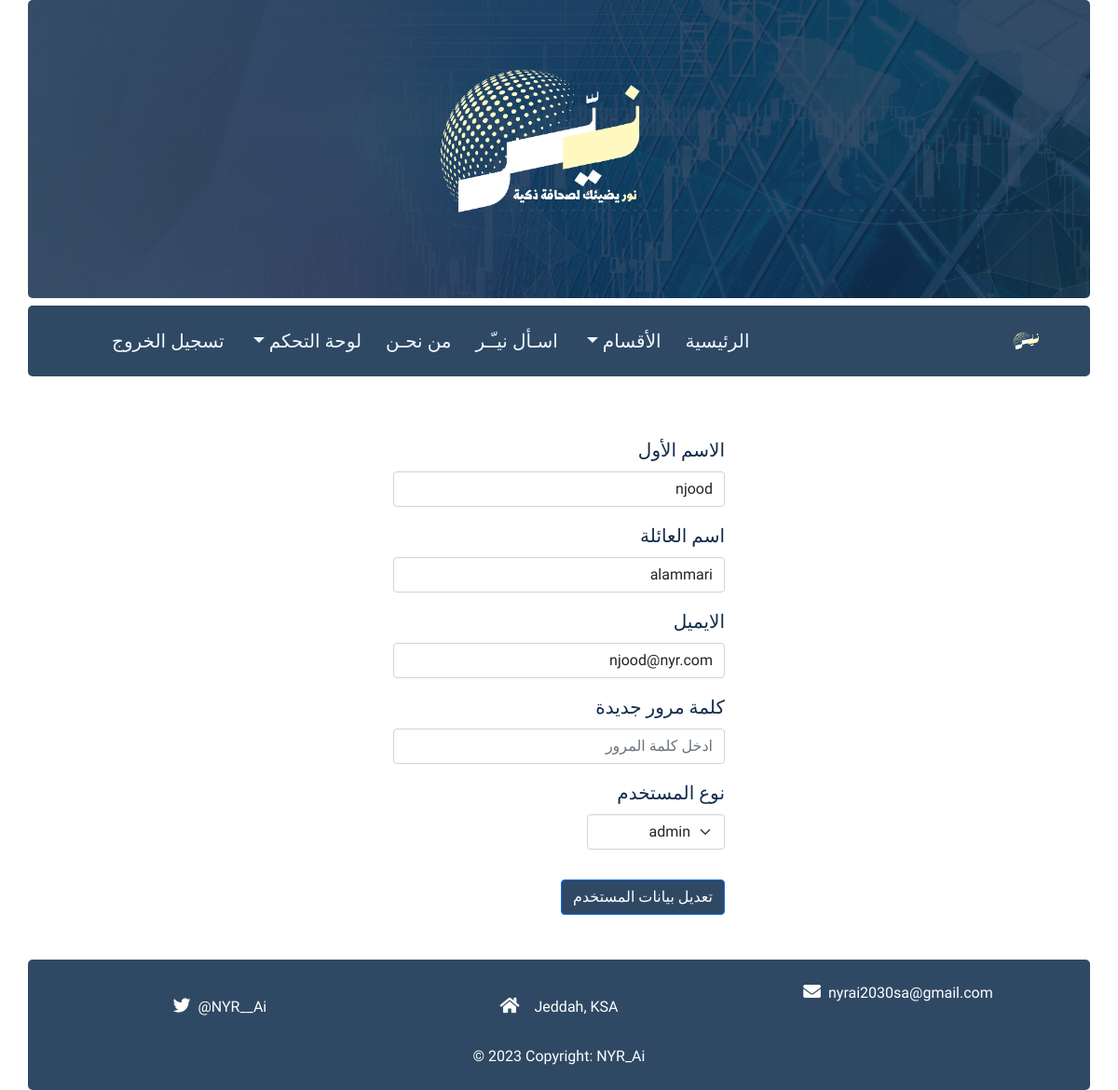
The page /users/update/1 (signed in) on the database its author committed.
### app/models.py (models this page shows)
class User(db.Model):
    __tablename__ = 'user'
    id          = db.Column(db.Integer, primary_key=True)
    first_name  = db.Column(db.String(30), nullable=False)
    last_name   = db.Column(db.String(30), nullable=False)
    email       = db.Column(db.String(255), unique=True, nullable=False)
    password    = db.Column(db.String(255), nullable=False)
    role_id     = db.Column(db.Integer, db.ForeignKey('role.id'), nullable=False)
    is_active   = db.Column(db.Boolean, default=False)
    articles    = db.relationship('Article', backref='author', lazy=True)
    comments    = db.relationship('Comment', backref='user', lazy=True)

class Role(db.Model):
    __tablename__ = 'role'
    id        = db.Column(db.Integer, primary_key=True)
    title     = db.Column(db.String(50), nullable=False, default="user", unique=True)
    users     = db.relationship('User', backref='role', lazy=True)

### app/admin_routes.py (the view, shortened to what this page needs)
@app.route("/users/update/<user_id>", methods=['GET','POST'])
def update_user(user_id):
    roles = Role.query.all()
    user = User.query.get_or_404(user_id)
    if not 'user' in session or session.get('user')['role'] != 'admin':
        return redirect(url_for("index"))
    return render_template("admin/update_user.html", user=user,roles=roles)

### app/admin_routes.py (called while the page is built)
def get_categories():
    categories = Category.query.all()
    return categories

@app.context_processor
def inject_categories():
    return dict(get_categories=get_categories)

### app/templates/admin/update_user.html (shortened to what this page needs)
{% extends "base.html"%}
{% block content %}
<div class="container mt-5 mb-5">
    <div class="row d-flex justify-content-center">
        <div class="col-10 col-sm-10 col-md-8 col-lg-6 col-xl-4">
            <form action="{{url_for("update_user",user_id=user.id)}}" class="login-form" method="post">
                <div class="mb-3 mt-3">
                  <label for="first_name" class="form-label">الاسم الأول</label>
                  <input type="text" class="form-control" value="{% if user.first_name %}{{user.first_name}}{% endif %}" placeholder="ادخل اسمك" name="first_name">
                </div>
                <div class="mb-3 mt-3">
                  <label for="last_name" class="form-label">اسم العائلة</label>
                  <input type="text" class="form-control" value="{% if user.last_name %}{{user.last_name}}{% endif %}" placeholder="ادخل اسم العائلة" name="last_name">
                </div>
                <div class="mb-3 mt-3">
                  <label for="email" class="form-label">الايميل</label>
                  <input type="email" class="form-control" value="{% if user.email %}{{user.email}}{% endif %}" placeholder="ادخل بريدك الالكتروني" name="email">
                </div>
                <div class=" mt-3 mb-3">
                  <label for="pwd" class="form-label">كلمة مرور جديدة</label>
                  <input type="password" class="form-control" id="pwd" placeholder="ادخل كلمة المرور" name="password">
                </div>
                <div class="mt-3 mb-3 col-5">
                    <label for="user_role" class="form-label">نوع المستخدم</label>
                    <select class="form-select" name="user_role">
                      {% for role in roles %}
                        <option value="{{role.id}}" {% if user.role_id == role.id %}selected {% endif %} >{{role.title}}</option>
                      {% endfor %}
                      </select>
                </div>
                <button type="submit" class="btn btn-primary primary mt-3">تعديل  بيانات المستخدم</button>
              </form>
        </div>
    </div>
</div>
{% endblock %}

### app/static/css/main.css (style rules this page uses)
html { height: 100%; }
body { direction: rtl; font-family: 'Tajawal', sans-serif; color: #122C4B; position: relative; min-height: 100%; }
.primary { background-color: #2F4964 !important; }
.login-form label { font-size:15pt; font-weight: 500; }

### rows shown on the page
User: first_name "njood", last_name "alammari", email "njood@nyr.com", user_role "admin"
